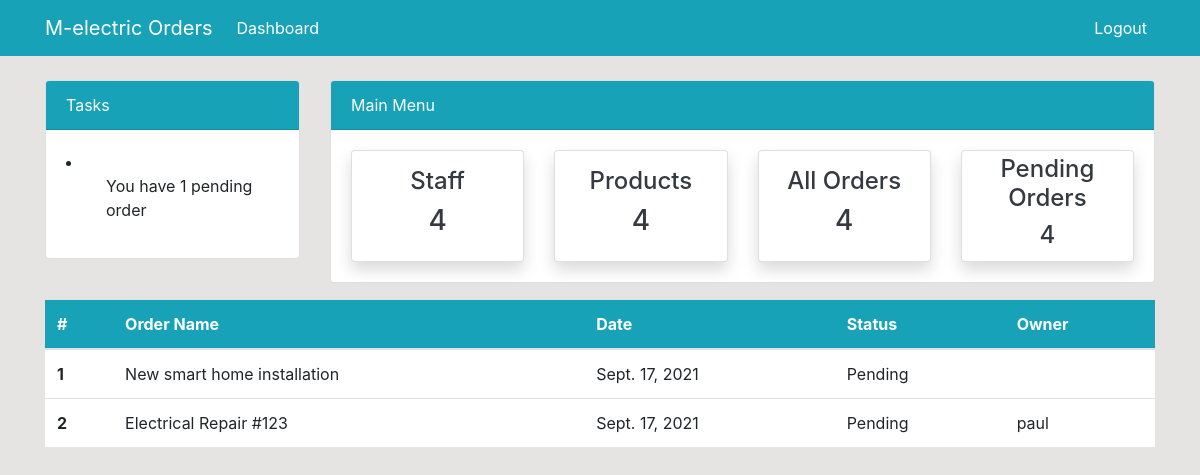
The app's page /orders (signed in) with its own data.
### dashboard/models.py (models this page shows, shortened)
class Order(models.Model):
	description = models.CharField('Order Description', max_length=100)
	status = models.CharField('Status', max_length=50, choices=STATUS)
	user = models.ForeignKey(User, blank=True, null=True, on_delete=models.CASCADE)
	products = models.ManyToManyField(Product, blank=True)
	created = models.DateTimeField(auto_now_add=True)
	approval_date = models.DateTimeField('Approval Date')

### dashboard/views.py (the view)
# urls.py: path('orders', views.orders, name='orders'),
@login_required
def orders(request):
    orders_list = Order.objects.all()
    return render(request, 'dashboard/orders.html', {'orders_list':orders_list})

### templates/dashboard/orders.html (shortened to what this page needs)
{% extends 'partials/base.html' %}
{% block content %}
{% include 'partials/topnav.html' %}
    <div class="container">
        <div class="row my-3">
            <div class="col-md-12">
                <table class="table bg-white">
                    <thead class="bg-info">
                        <tr class="text-white">
                            <th scope="col">#</th>
                            <th scope="col">Order Name</th>
                            <th scope="col">Date</th>
                            <th scope="col">Status</th>
                            <th scope="col">Owner</th>
                        </tr>
                    </thead>
                    <tbody>
                        {% for order in orders_list %}
                        <tr>
                            <th scope="row">{{ forloop.counter }}</th>
                            <td>{{ order.description }}</td>
                            <td>{{ order.approval_date.date }}</td>
                            <td>{{ order.status }}</td>
                            <td>{{ order.user }}</td>
                        </tr>
                        {% endfor %}
                    </tbody>
                </table>
            </div>
        </div>
    </div>
{% endblock %}

### static/style.css (style rules this page uses)
body { background: rgb(230, 227, 227); }

### records on screen
Order: description "New smart home installation", approval_date "Sept. 17, 2021", status "Pending"
Order: description "Electrical Repair #123", approval_date "Sept. 17, 2021", status "Pending", user "paul"
